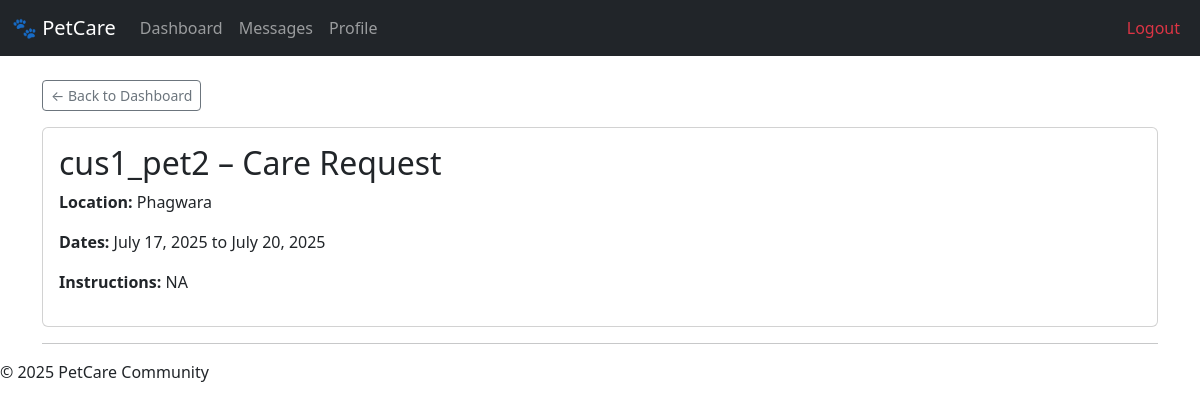
Page /requests/3/ (signed in) on the committed database.
### care_requests/models.py (models this page shows, shortened)
class CareRequest(models.Model):
    pet = models.ForeignKey(Pet, on_delete=models.CASCADE)
    owner = models.ForeignKey(User, on_delete=models.CASCADE)
    start_date = models.DateField()
    end_date = models.DateField()
    location = models.CharField(max_length=100)
    instructions = models.TextField(blank=True)
    is_fulfilled = models.BooleanField(default=False)
    created_at = models.DateTimeField(auto_now_add=True)

### pets/models.py (models this page shows, shortened)
class Pet(models.Model):
    owner = models.ForeignKey(User, on_delete=models.CASCADE, related_name='pets')
    name = models.CharField(max_length=100)
    type = models.CharField(max_length=50)  # e.g., Dog, Cat
    breed = models.CharField(max_length=100, blank=True)
    age = models.PositiveIntegerField()
    description = models.TextField(blank=True)
    photo = models.ImageField(upload_to='pets/', blank=True, null=True)

### care_requests/views.py (the view, shortened to what this page needs)
# urls.py: path('<int:pk>/', views.request_detail, name='request_detail'),
@login_required
def request_detail(request, pk):
    care_request = get_object_or_404(CareRequest, pk=pk)
    applications = None
    existing_application = None
    if request.user == care_request.owner:
        applications = Application.objects.filter(care_request=care_request)
    if request.user.is_sitter:
        existing_application = Application.objects.filter(
            care_request=care_request,
            sitter=request.user
        ).first()
    return render(request, 'care_requests/care_request_detail.html', {
        'care_request': care_request,
        'applications': applications,
        'existing_application': existing_application,
    })

### care_requests/templates/care_requests/care_request_detail.html (shortened to what this page needs)
{% extends "base.html" %}
{% block content %}
<div class="container mt-4">
  <a href="{% url 'dashboard' %}" class="btn btn-sm btn-outline-secondary mb-3">← Back to Dashboard</a>
  <div class="card">
    <div class="card-body">
      <h2 class="card-title">{{ care_request.pet.name }} – Care Request</h2>
      <p><strong>Location:</strong> {{ care_request.location }}</p>
      <p><strong>Dates:</strong> {{ care_request.start_date }} to {{ care_request.end_date }}</p>
      <p><strong>Instructions:</strong> {{ care_request.instructions }}</p>
    </div>
  </div>
  <hr>
</div>
{% endblock %}

### rows in the picture
CareRequest: pet.name "cus1_pet2", location "Phagwara", start_date "July 17, 2025", end_date "July 20, 2025", instructions "NA"
